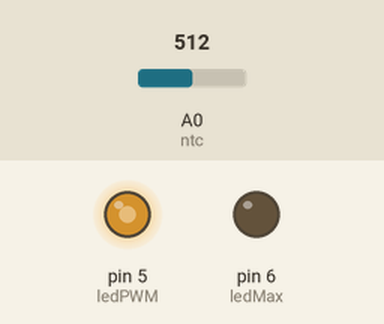
Recording of a sketch running on a simulated Arduino Uno, built with avr-gcc and run on an emulated ATmega328P. Parts: output pins drawn as LEDs (lit = HIGH). The test bench sets the inputs (shaded band); at power-on: A0 (ntc) = 512.

Above: at 1.2 s.
1.3 s: A0 (ntc) set to 710
At 2.5 s:
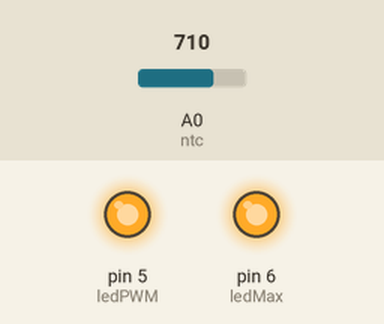
2.8 s: A0 (ntc) set to 687
At 3.7 s:
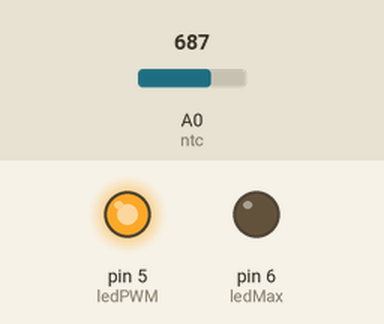
4.3 s: A0 (ntc) set to 306
At 4.9 s:
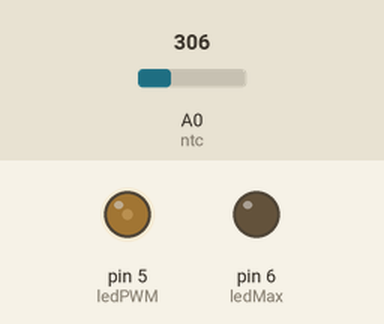
5.8 s: A0 (ntc) set to 716
At 7.2 s:
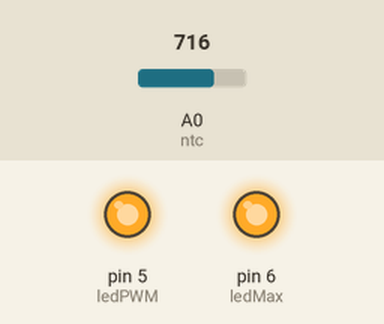
Timing chart, 0 to 8.3 s (numbered marks = the images above; inputs shaded):
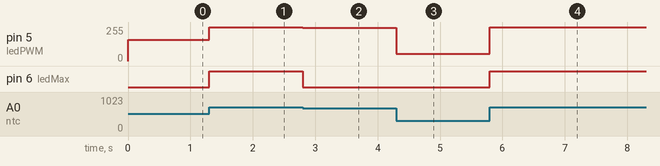

Measured:
- the behaviour switches between 700 and 699 on A0 (ntc) (found by bisection; images 1 and 2)
- after the input at 1.3 s, pin 5 (ledPWM): 159/255 → 255/255 at once; pin 6 (ledMax): LOW → HIGH at once
- after the input at 2.8 s, pin 5 (ledPWM): 255/255 → 248/255 at once; pin 6 (ledMax): HIGH → LOW at once
- after the input at 4.3 s, pin 5 (ledPWM): 248/255 → 54/255 at once
- after the input at 5.8 s, pin 5 (ledPWM): 54/255 → 255/255 at once; pin 6 (ledMax): LOW → HIGH at once

The sketch:

ExaustaoNTC.ino
```cpp
const int ntc = A0;
const int ledPWM = 5;
const int ledMax = 6;

void setup() {
  pinMode(ledPWM, OUTPUT);
  pinMode(ledMax, OUTPUT);
}

void loop() {
  int val = analogRead(ntc);

  if(val < 300){
    analogWrite(ledPWM, 51);
    digitalWrite(ledMax, LOW);
  }
  else if(val < 700){
    int pwm = map(val,300,700,51,255);
    analogWrite(ledPWM, pwm);
    digitalWrite(ledMax, LOW);
  }
  else{
    analogWrite(ledPWM,255);
    digitalWrite(ledMax,HIGH);
  }
}
```
